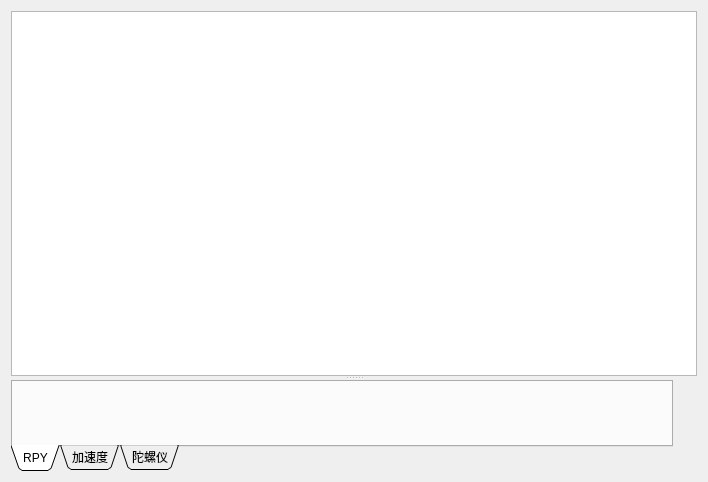
<?xml version="1.0" encoding="UTF-8"?>
<ui version="4.0">
 <class>PageAppImu</class>
 <widget class="QWidget" name="PageAppImu">
  <property name="geometry">
   <rect>
    <x>0</x>
    <y>0</y>
    <width>708</width>
    <height>482</height>
   </rect>
  </property>
  <property name="windowTitle">
   <string>Form</string>
  </property>
  <layout class="QVBoxLayout" name="verticalLayout_2">
   <item>
    <widget class="QSplitter" name="splitter">
     <property name="orientation">
      <enum>Qt::Vertical</enum>
     </property>
     <widget class="ParamTable" name="tableWidget"/>
     <widget class="QWidget" name="layoutWidget">
      <layout class="QHBoxLayout" name="horizontalLayout">
       <item>
        <widget class="QTabWidget" name="tabWidget">
         <property name="tabPosition">
          <enum>QTabWidget::South</enum>
         </property>
         <property name="tabShape">
          <enum>QTabWidget::Triangular</enum>
         </property>
         <property name="currentIndex">
          <number>0</number>
         </property>
         <widget class="QWidget" name="tab">
          <attribute name="title">
           <string>RPY</string>
          </attribute>
          <layout class="QVBoxLayout" name="verticalLayout">
           <item>
            <widget class="QCustomPlot" name="rpyPlot" native="true"/>
           </item>
          </layout>
         </widget>
         <widget class="QWidget" name="tab_3">
          <attribute name="title">
           <string>加速度</string>
          </attribute>
          <layout class="QVBoxLayout" name="verticalLayout_4">
           <item>
            <widget class="QCustomPlot" name="accelPlot" native="true"/>
           </item>
          </layout>
         </widget>
         <widget class="QWidget" name="tab_2">
          <attribute name="title">
           <string>陀螺仪</string>
          </attribute>
          <layout class="QVBoxLayout" name="verticalLayout_3">
           <item>
            <widget class="QCustomPlot" name="gyroPlot" native="true"/>
           </item>
          </layout>
         </widget>
        </widget>
       </item>
       <item>
        <widget class="QWidget" name="cornerWidget" native="true">
         <layout class="QVBoxLayout" name="verticalLayout_5"/>
        </widget>
       </item>
      </layout>
     </widget>
    </widget>
   </item>
  </layout>
 </widget>
 <customwidgets>
  <customwidget>
   <class>ParamTable</class>
   <extends>QTableWidget</extends>
   <header>widgets/paramtable.h</header>
  </customwidget>
  <customwidget>
   <class>QCustomPlot</class>
   <extends>QWidget</extends>
   <header>widgets/qcustomplot.h</header>
   <container>1</container>
  </customwidget>
 </customwidgets>
 <resources/>
 <connections/>
</ui>
